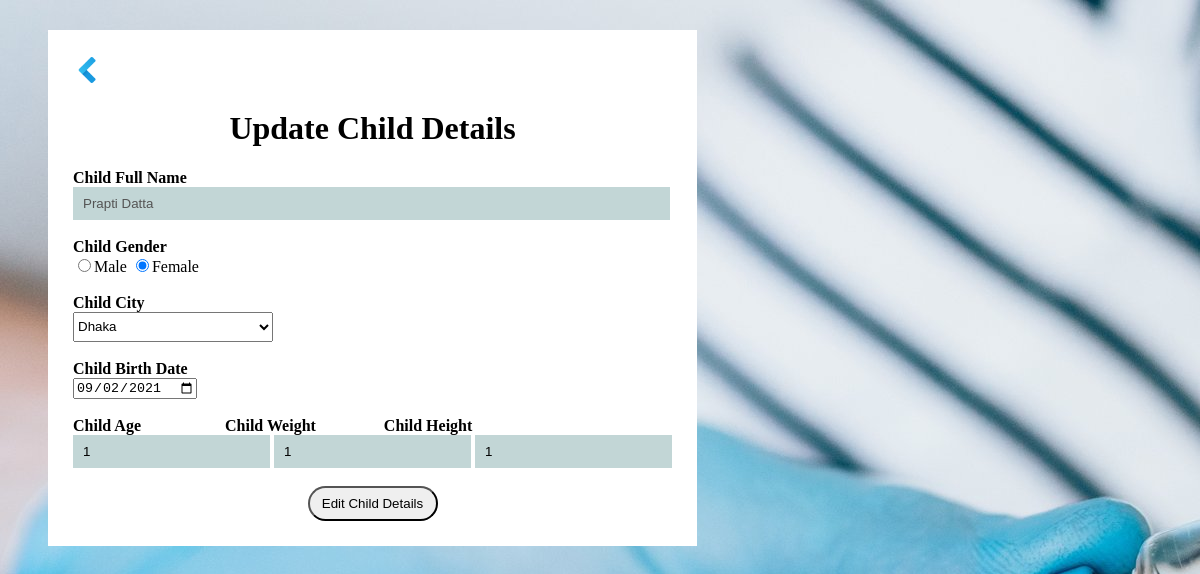
Page /editchild.php?c_name=Prapti Datta on the committed database.
### tables this page shows
CREATE TABLE `child` (
  `c_name` varchar(15) NOT NULL,
  `c_gender` varchar(8) DEFAULT NULL,
  `c_city` varchar(30) DEFAULT NULL,
  `c_birth` date DEFAULT NULL,
  `c_age` int(3) DEFAULT NULL,
  `c_weight` int(5) DEFAULT NULL,
  `c_height` int(5) DEFAULT NULL,
  `c_vaccine` varchar(100) DEFAULT NULL,
  `p_username` varchar(15) DEFAULT NULL
);

### editchild.php (the view, shortened to what this page needs)
<!DOCTYPE html>
<html>
<head>
</head>
<body>
<form method="POST" class="container" action="<?php $_SERVER['PHP_SELF'] ?>">
<div>
<a href="viewparentchild.php"><img src="backarrow.png" width="30" height="30"></a>
<center><h1>Update Child Details</h1></center>
<?php
	include 'database_connection.php';
	$c_name = $_REQUEST['c_name'];
	$query = "SELECT * FROM child where c_name='$c_name'";
	$result = mysqli_query($con,$query);
	while ($row = mysqli_fetch_array($result))
	{
?>
<label><b>Child Full Name</b></label></br>
<input type="text" name="cname" class="text" placeholder="Enter First Name" size="70" value="<?php echo $row['c_name']; ?>"  disabled/></br></br>
<label><b>Child Gender</b></label></br>
<input type="radio" name="cgender" value="Male"  <?php echo $row['c_gender'] == "Male" ? 'checked': '' ?>/>Male
<input type="radio" name="cgender" value="Female" <?php echo $row['c_gender'] == "Female" ? 'checked': '' ?>/>Female
<label ><b>Child City</b></label></br>
<select name="ccity">
	<option value="<?php echo $row['c_city']; ?>"> <?php echo $row['c_city']; ?></option>
</select>
<label ><b>Child Birth Date </b></label></br>
	<input type="date" name="cbirth" value="<?php echo $row['c_birth']; ?>" />
<label><b>Child Age </b></label> &nbsp; &nbsp; &nbsp; &nbsp; &nbsp; &nbsp; &nbsp; &nbsp; &nbsp; &nbsp;
<label><b>Child Weight </b></label>&nbsp; &nbsp; &nbsp; &nbsp; &nbsp; &nbsp; &nbsp; &nbsp;
<label><b>Child Height </b></label><br>
<input type="number" name="cage" class="text" placeholder="Age" value="<?php echo $row['c_age']; ?>" />
<input type="number" name="cweight" class="text" placeholder="Weight" value="<?php echo $row['c_weight']; ?>" />
<input type="number" name="cheight" class="text" placeholder ="Height" value="<?php echo $row['c_height']; ?>" />
<center><input type="submit" name="editchild" value="Edit Child Details"/></center>
</div>
</body>
</html>
<?php
	}
?>

### editchild.php (style rules this page uses)
body { background-repeat:no-repeat; background: url('childback.jpg'); }
div { padding:20; font-size:20; }
.text { background-color:#c2d6d6; border:none; padding:9px 10px; }
.container { position:absolute; margin: 22px 50px 50px 40px; padding: 25px; background-color: white; font-family:Century Gothic; }
select { width: 200px; height: 30px; }
input[type='submit'] { width:130px; height:35px; border-radius:50px 50px 50px 50px; }

### rows in the picture
child: cname "Prapti Datta", c_gender "☑", ccity "Dhaka", cbirth "09/02/2021", cage "1", cweight "1", cheight "1"
